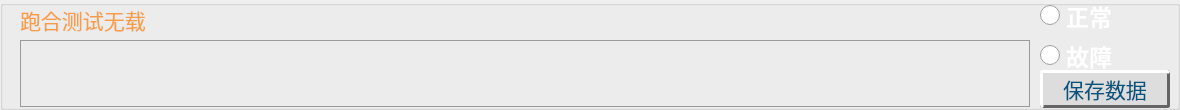
           <widget class="QGroupBox" name="groupBox_7">
            <property name="geometry">
             <rect>
              <x>0</x>
              <y>0</y>
              <width>1180</width>
              <height>110</height>
             </rect>
            </property>
            <property name="styleSheet">
             <string notr="true"/>
            </property>
            <property name="title">
             <string/>
            </property>
            <widget class="QLabel" name="lab_7">
             <property name="geometry">
              <rect>
               <x>20</x>
               <y>5</y>
               <width>1010</width>
               <height>30</height>
              </rect>
             </property>
             <property name="minimumSize">
              <size>
               <width>0</width>
               <height>0</height>
              </size>
             </property>
             <property name="maximumSize">
              <size>
               <width>9999999</width>
               <height>16777215</height>
              </size>
             </property>
             <property name="font">
              <font>
               <family>华光标题宋_CNKI</family>
               <pointsize>16</pointsize>
               <weight>50</weight>
               <bold>false</bold>
              </font>
             </property>
             <property name="styleSheet">
              <string notr="true">color: rgb(250, 156, 68);</string>
             </property>
             <property name="text">
              <string>跑合测试无载</string>
             </property>
             <property name="alignment">
              <set>Qt::AlignLeading|Qt::AlignLeft|Qt::AlignVCenter</set>
             </property>
            </widget>
            <widget class="QRadioButton" name="rad_13">
             <property name="geometry">
              <rect>
               <x>1040</x>
               <y>0</y>
               <width>182</width>
               <height>31</height>
              </rect>
             </property>
             <property name="font">
              <font>
               <family>黑体</family>
               <pointsize>17</pointsize>
               <weight>75</weight>
               <bold>true</bold>
              </font>
             </property>
             <property name="cursor">
              <cursorShape>PointingHandCursor</cursorShape>
             </property>
             <property name="styleSheet">
              <string notr="true">QRadioButton::indicator {
    width: 20px;
    height: 20px;
}
 
QRadioButton::indicator::unchecked {
image: url(:/res/account/unchecked.png);
}
 
QRadioButton::indicator:unchecked:hover {
image: url(:/res/account/unchecked.png);
}
 
QRadioButton::indicator:unchecked:pressed {
image: url(:/res/account/unchecked.png);
}
 
QRadioButton::indicator::checked {
image: url(:/res/account/checked.png);
}
 
QRadioButton::indicator:checked:hover {
image: url(:/res/account/checked.png);
}
 
QRadioButton::indicator:checked:pressed {
image: url(:/res/account/checked.png);
}
QRadioButton {
color: rgb(255, 255, 255);
}</string>
             </property>
             <property name="text">
              <string>正常</string>
             </property>
             <property name="iconSize">
              <size>
               <width>30</width>
               <height>16</height>
              </size>
             </property>
            </widget>
            <widget class="QRadioButton" name="rad_14">
             <property name="geometry">
              <rect>
               <x>1040</x>
               <y>40</y>
               <width>182</width>
               <height>31</height>
              </rect>
             </property>
             <property name="font">
              <font>
               <family>黑体</family>
               <pointsize>17</pointsize>
               <weight>75</weight>
               <bold>true</bold>
              </font>
             </property>
             <property name="cursor">
              <cursorShape>PointingHandCursor</cursorShape>
             </property>
             <property name="styleSheet">
              <string notr="true">QRadioButton::indicator {
    width: 20px;
    height: 20px;
}
 
QRadioButton::indicator::unchecked {
image: url(:/res/account/unchecked.png);
}
 
QRadioButton::indicator:unchecked:hover {
image: url(:/res/account/unchecked.png);
}
 
QRadioButton::indicator:unchecked:pressed {
image: url(:/res/account/unchecked.png);
}
 
QRadioButton::indicator::checked {
image: url(:/res/account/checked.png);
}
 
QRadioButton::indicator:checked:hover {
image: url(:/res/account/checked.png);
}
 
QRadioButton::indicator:checked:pressed {
image: url(:/res/account/checked.png);
}
QRadioButton {
color: rgb(255, 255, 255);
}
QRadioButton:checked {
color: rgb(255, 96, 48);
}</string>
             </property>
             <property name="text">
              <string>故障</string>
             </property>
             <property name="iconSize">
              <size>
               <width>30</width>
               <height>16</height>
              </size>
             </property>
            </widget>
            <widget class="QTextEdit" name="text_7">
             <property name="enabled">
              <bool>true</bool>
             </property>
             <property name="geometry">
              <rect>
               <x>20</x>
               <y>40</y>
               <width>1010</width>
               <height>67</height>
              </rect>
             </property>
             <property name="font">
              <font>
               <family>微软雅黑</family>
               <pointsize>10</pointsize>
               <weight>75</weight>
               <bold>true</bold>
              </font>
             </property>
             <property name="focusPolicy">
              <enum>Qt::StrongFocus</enum>
             </property>
             <property name="styleSheet">
              <string notr="true">border-color: rgb(154, 154, 154);
background-color: rgba(255, 255, 255,0);
color: rgb(255, 255, 255);
border-style:solid;
border-width:1px;</string>
             </property>
             <property name="html">
              <string>&lt;!DOCTYPE HTML PUBLIC &quot;-//W3C//DTD HTML 4.0//EN&quot; &quot;http://www.w3.org/TR/REC-html40/strict.dtd&quot;&gt;
&lt;html&gt;&lt;head&gt;&lt;meta name=&quot;qrichtext&quot; content=&quot;1&quot; /&gt;&lt;style type=&quot;text/css&quot;&gt;
p, li { white-space: pre-wrap; }
&lt;/style&gt;&lt;/head&gt;&lt;body style=&quot; font-family:'微软雅黑'; font-size:10pt; font-weight:600; font-style:normal;&quot;&gt;
&lt;p style=&quot;-qt-paragraph-type:empty; margin-top:12px; margin-bottom:12px; margin-left:0px; margin-right:0px; -qt-block-indent:0; text-indent:0px; font-family:'新宋体'; font-size:14pt; font-weight:400;&quot;&gt;&lt;br /&gt;&lt;/p&gt;&lt;/body&gt;&lt;/html&gt;</string>
             </property>
            </widget>
            <widget class="QPushButton" name="btn_14">
             <property name="geometry">
              <rect>
               <x>1040</x>
               <y>70</y>
               <width>130</width>
               <height>38</height>
              </rect>
             </property>
             <property name="minimumSize">
              <size>
               <width>0</width>
               <height>0</height>
              </size>
             </property>
             <property name="maximumSize">
              <size>
               <width>300</width>
               <height>50</height>
              </size>
             </property>
             <property name="font">
              <font>
               <family>华光大标宋_CNKI</family>
               <pointsize>16</pointsize>
               <weight>50</weight>
               <bold>false</bold>
              </font>
             </property>
             <property name="styleSheet">
              <string notr="true">QPushButton{
color: rgb(0, 85, 127);
background:#DDDDDD; 
border-right:3px solid #646464; 
border-bottom:3px solid #646464;
border-left:3px solid #FFFFFF;
border-top:3px solid #FFFFFF; 
border-radius:3px;
}                

QPushButton:pressed{
background:#DDDDDD; 
border-right:2px solid #FFFFFF; 
border-bottom:2px solid #FFFFFF;
border-left:2px solid #646464;
border-top:2px solid #646464; 
border-radius:2px;
}

QPushButton:checked {
background:#bbbbbb; 
border-right:4px solid #FFFFFF; 
border-bottom:4px solid #FFFFFF;
border-left:4px solid #646464;
border-top:4px solid #646464; 
border-radius:4px;
}</string>
             </property>
             <property name="text">
              <string>保存数据</string>
             </property>
            </widget>
           </widget>
